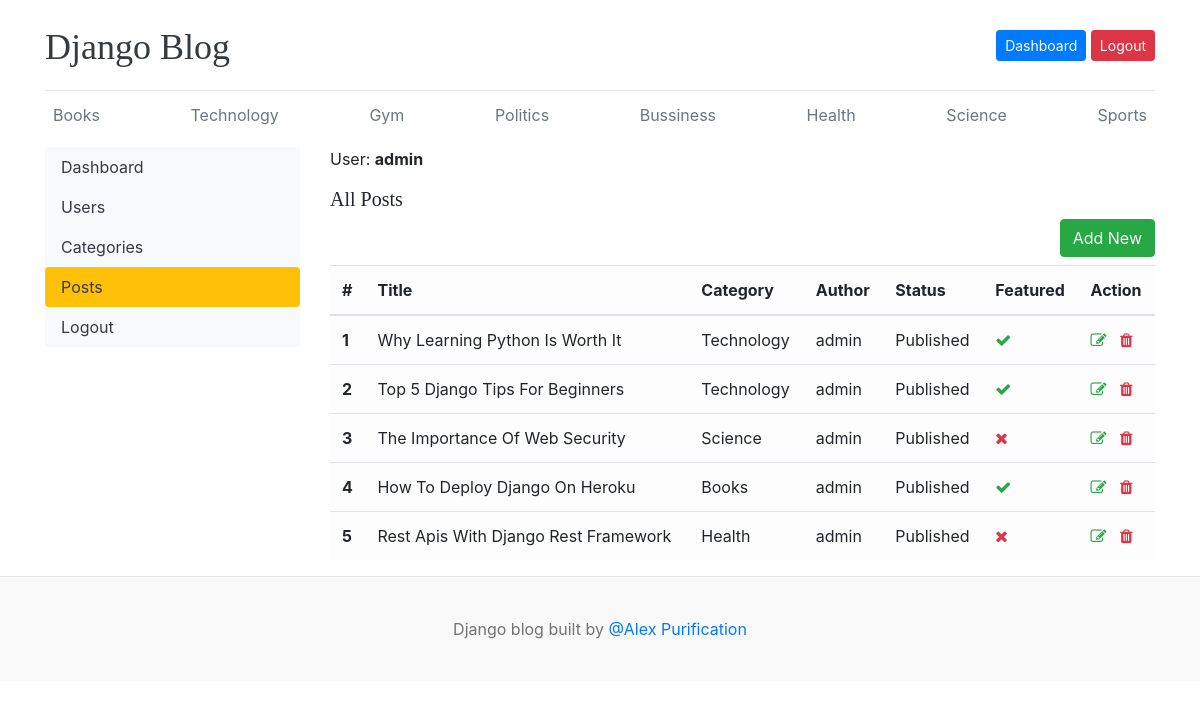
The page /dashboard/posts/ (signed in) on the database its author committed.
### blogs/models.py (models this page shows, shortened)
class Category(models.Model):
    category_name = models.CharField(max_length=50, unique=True)
    created_at = models.DateTimeField(auto_now_add=True)
    updated_at = models.DateTimeField(auto_now=True)
    def __str__(self):
        return self.category_name
    class Meta:
        verbose_name_plural='categories'

class Blogs(models.Model):
    title = models.CharField(max_length=100)
    slug = models.SlugField(max_length=150, unique=True, blank=True)
    category = models.ForeignKey(Category, on_delete=models.CASCADE)
    author = models.ForeignKey(User, on_delete=models.CASCADE)
    featured_image = models.ImageField(upload_to='uploads/%Y/%m/%d')
    short_description = models.TextField(max_length=500)
    blog_body = models.TextField(max_length=2000)
    status = models.CharField(max_length=10, choices=STATUS_CHOICES, default='Draft')
    is_featured = models.BooleanField(default=False)
    created_at = models.DateTimeField(auto_now_add=True)
    updated_at = models.DateTimeField(auto_now=True)
    class Meta:
        verbose_name_plural = 'blogs'

### dashboard/views.py (the view)
# urls.py: path('posts/', views.posts, name='posts'),
@login_required(login_url='login')
def posts(request):
    posts = Blogs.objects.all()
    data = {
        'posts': posts,
    }
    return render(request, 'dashboard/posts.html', data)

### blogs/context_processors.py (called while the page is built)
def get_categories(request):
    categories = Category.objects.all().order_by('-created_at')
    return dict(categories=categories)

def get_socialConnects(request):
    socialConnects = SocialConnect.objects.all()
    return dict(socialConnects=socialConnects)

### templates/dashboard/posts.html (shortened to what this page needs)
{% extends "components/base.html" %} {% block title %}Posts{% endblock %}
{% block content %}
    <div class="row">
        {% include "dashboard/components/side_nav.html" %}
        <div class="col-md-9">
            <span>User: <strong>{{ user }}</strong></span>
            <h5 class='mt-3'>All Posts</h5>
            <a href="{% url 'add_posts' %}" class="btn btn-success text-light float-right mb-2">Add New</a>
            <div class="table-responsive">
                <table class="table table-light table-hover">
                    <thead>
                    <tr>
                        <th>#</th>
                        <th>Title</th>
                        <th>Category</th>
                        <th>Author</th>
                        <th>Status</th>
                        <th>Featured</th>
                        <th>Action</th>
                    </tr>
                    </thead>
                    <tbody>
                        {% for post in posts|dictsort:"id"  %}
                            <tr>
                                <th scope="row" data-label="#">{{ forloop.counter }}</th>
                                <td data-label="Tilte">{{ post.title }}</td>
                                <td data-label="Category">{{ post.category }}</td>
                                <td data-label="Author">{{ post.author }}</td>
                                <td data-label="Status">{{ post.status }}</td>
                                <td data-label="Featured">
                                    {% if post.is_featured %}
                                        <i class="fa fa-check text-success"></i>
                                    {% else %}
                                        <i class="fa fa-times text-danger"></i>
                                    {% endif %}
                                </td>
                                <td data-label="Action">
                                    <div>
                                        <a href="{% url 'edit_posts' post.id %}"><i class="fa fa-edit text-success"></i></a>
                                        <a href="{% url 'delete_posts' post.id %}"><i class="fa fa-trash text-danger"></i></a>
                                    </div>
                                </td>
                            </tr>
                        {% endfor %}
                    </tbody>
                </table>
            </div>
        </div>
    </div>
{% endblock %}

### templates/components/base.html (shortened to what this page needs)
<!doctype html>
<html lang="en">
  <head>
    <link
      href="https://getbootstrap.com/docs/4.0/dist/css/bootstrap.min.css"
      rel="stylesheet"
    />
    <link href="/static/css/blog.css" rel="stylesheet" />
    <link rel="stylesheet" href="https://cdnjs.cloudflare.com/ajax/libs/font-awesome/4.7.0/css/font-awesome.min.css">
  </head>
  <body>
    <div class="container">
      {% include "components/header.html" %}
      <div class="nav-scroller py-1 mb-2">
        <nav class="nav d-flex justify-content-between">
          {% for cat in categories %}
            <a class="p-2 text-muted" href="{% url 'post_by_category' cat.id %}">
              {{ cat }}
            </a>
          {% endfor %}
        </nav>
      </div>
      {% block content %}{% endblock %}
    </div>
    {% include "components/footer.html" %}
  </body>
</html>

### static/css/blog.css (style rules this page uses)
h1, h2, h3, h4, h5, h6 { font-family: "Playfair Display", Georgia, "Times New Roman", serif; }

### rows shown on the page
Category: category_name "Books"
Category: category_name "Technology"
Category: category_name "Gym"
Category: category_name "Politics"
Category: category_name "Bussiness"
Category: category_name "Health"
Category: category_name "Science"
Category: category_name "Sports"
Blogs: title "Why Learning Python Is Worth It", category "Technology", author "admin", status "Published", is_featured True (drawn)
Blogs: title "Top 5 Django Tips For Beginners", category "Technology", author "admin", status "Published", is_featured True (drawn)
Blogs: title "The Importance Of Web Security", category "Science", author "admin", status "Published", is_featured False (drawn)
Blogs: title "How To Deploy Django On Heroku", category "Books", author "admin", status "Published", is_featured True (drawn)
Blogs: title "Rest Apis With Django Rest Framework", category "Health", author "admin", status "Published", is_featured False (drawn)

### other values the page prints
{{ user }} "admin"
